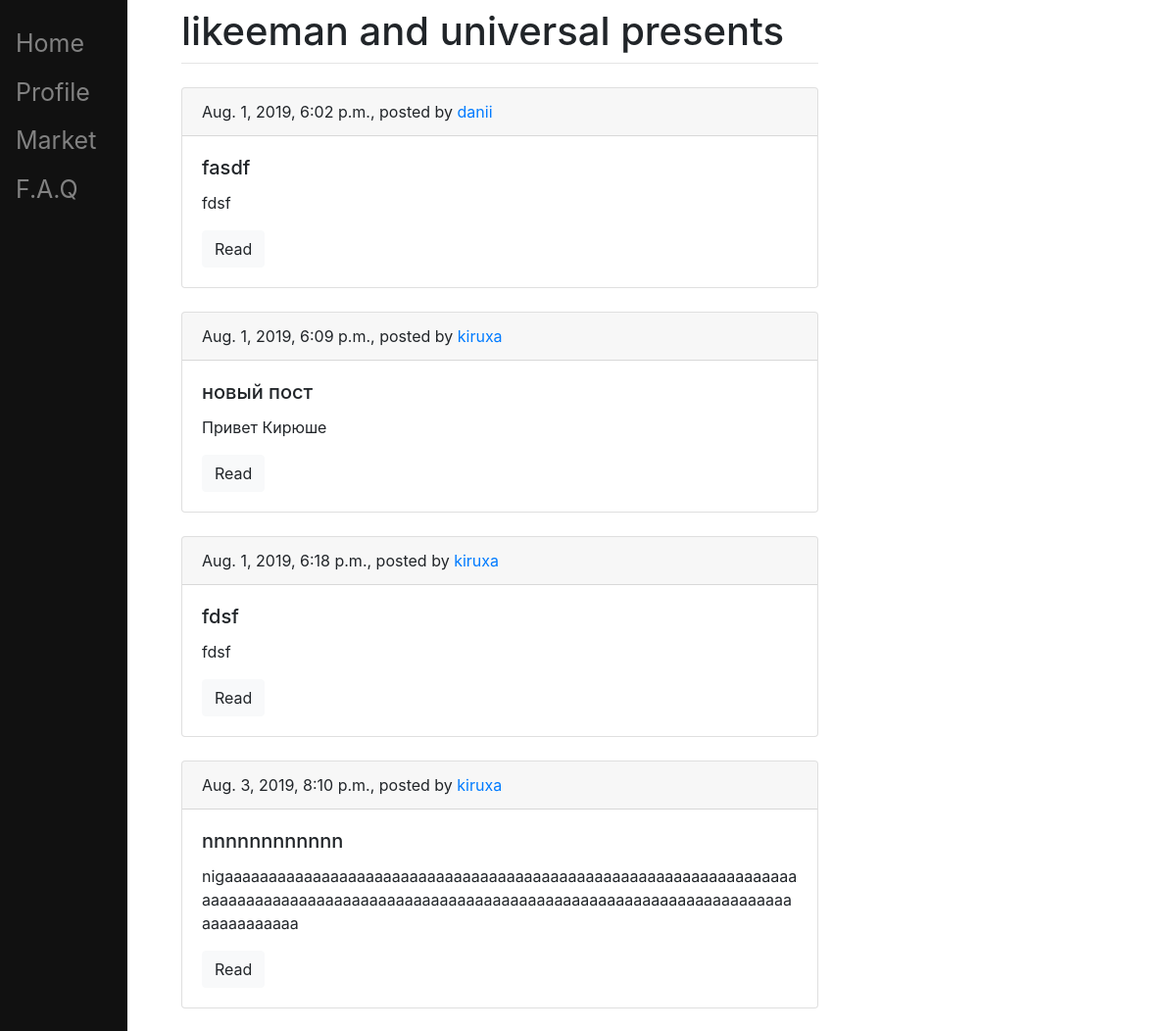
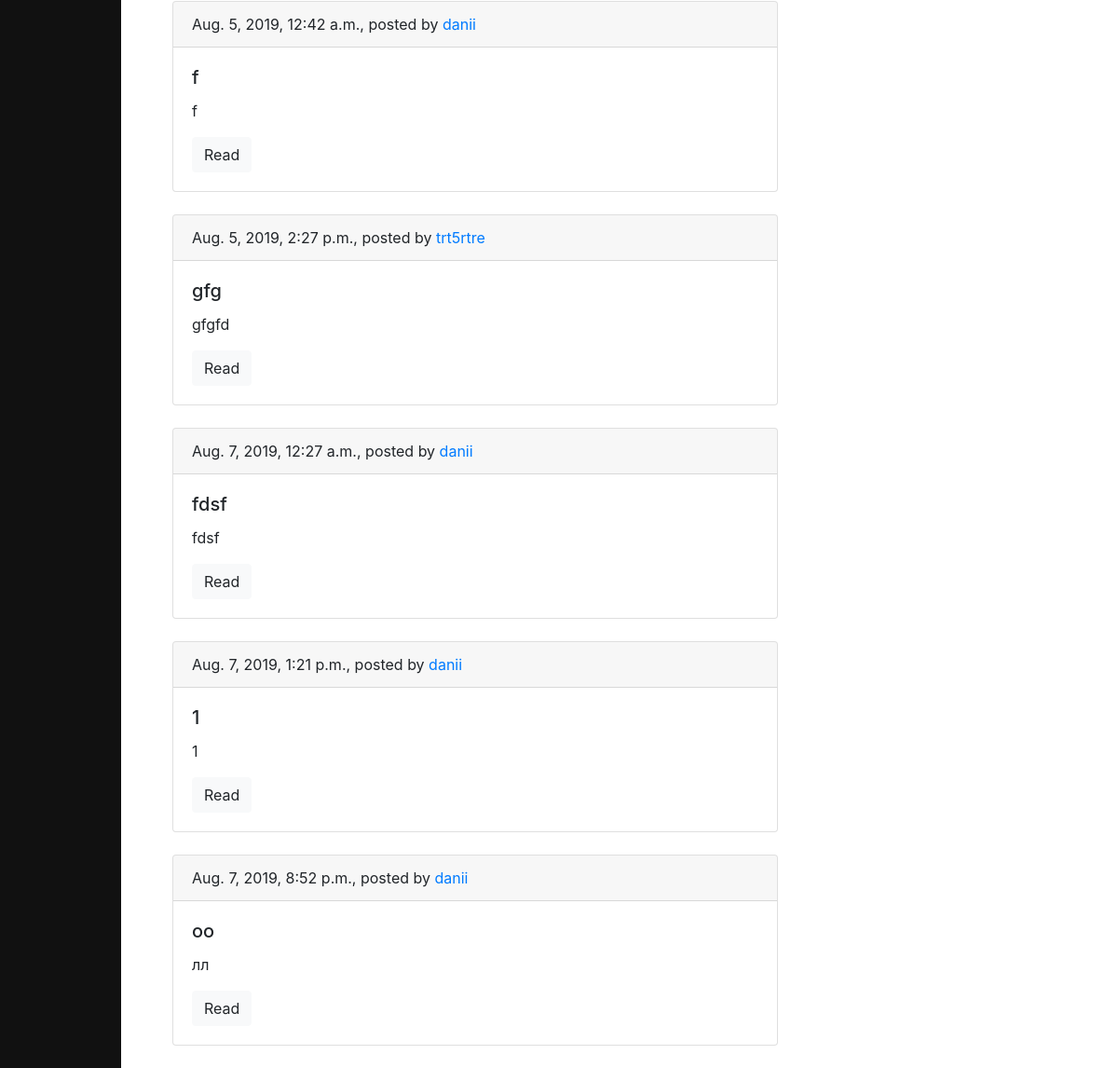
Before: / (signed in) with the older database file (2 pictures, top to bottom).
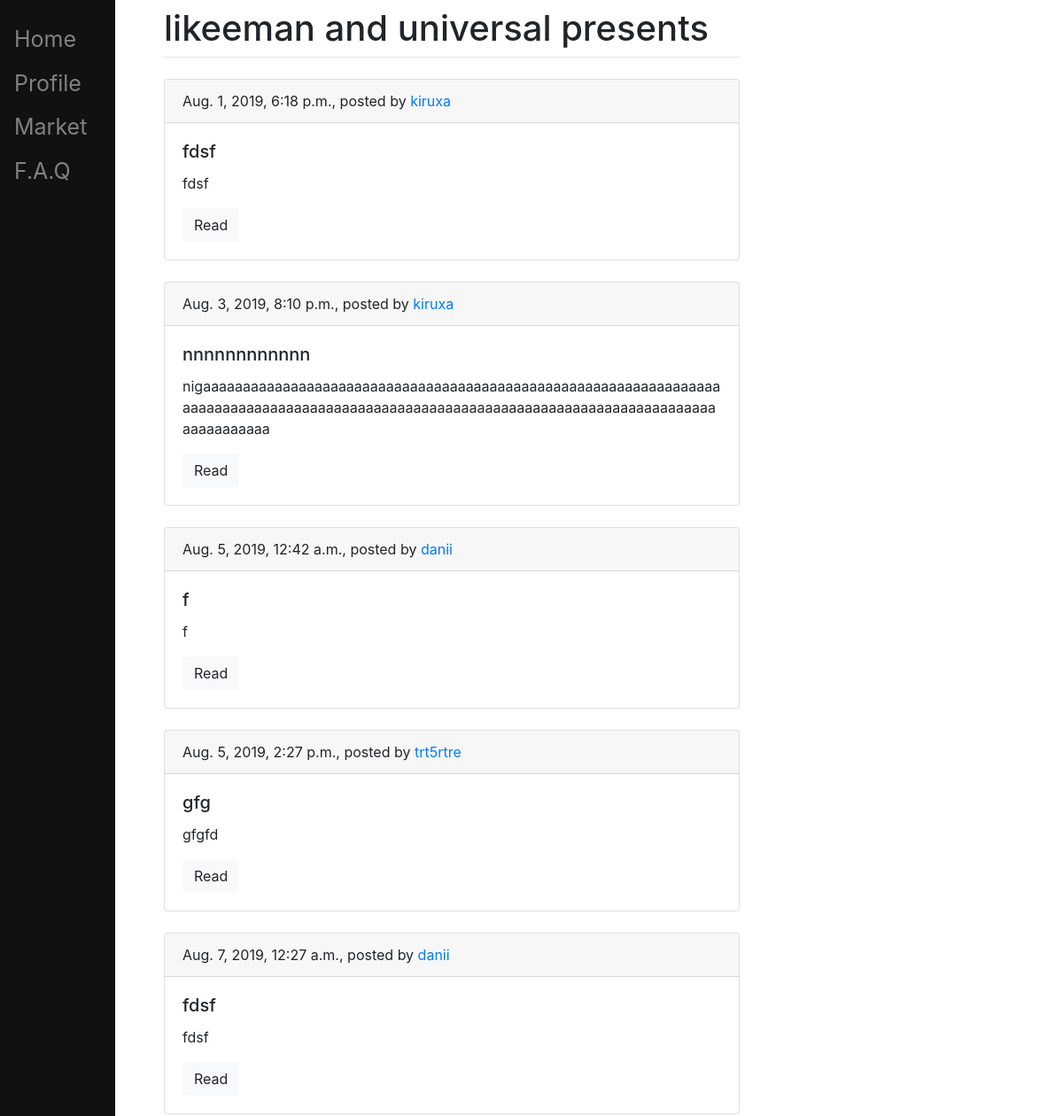
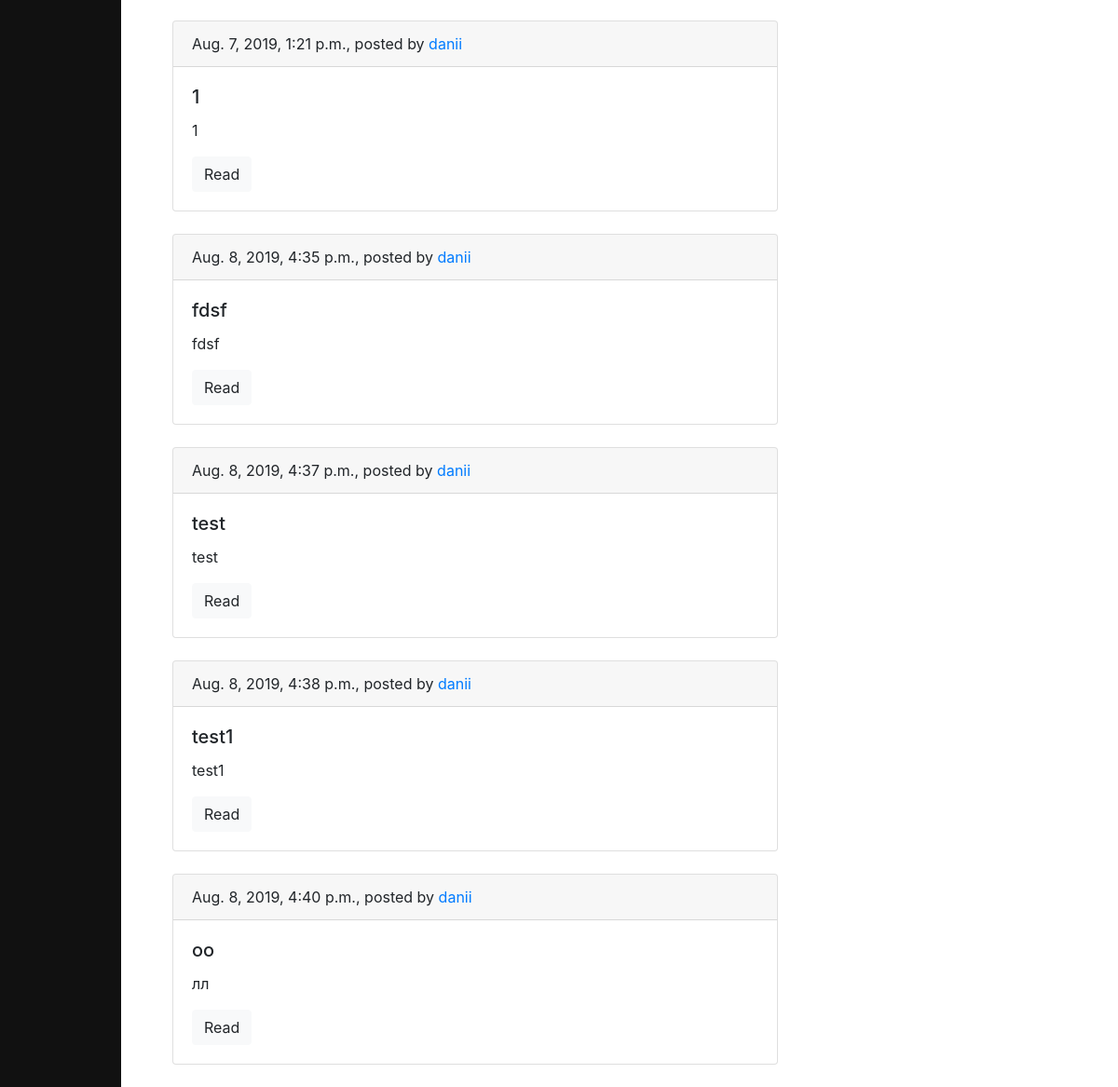
After: the same page with the newer database file (2 pictures, top to bottom).
### blog/models.py (models this page shows, shortened)
class Post(models.Model):
    author = models.ForeignKey(settings.AUTH_USER_MODEL, on_delete=models.CASCADE)
    title = models.CharField(max_length=200)
    text = models.TextField()
    created_date = models.DateTimeField(default=timezone.now)
    published_date = models.DateTimeField(blank=True, null=True)

### blog/views.py (the view)
# urls.py: path('', views.post_list, name='post_list'),
def post_list(request):
    posts = Post.objects.filter(published_date__lte=timezone.now()).order_by('published_date')
    return render(request, 'blog/post_list.html', {'posts': posts})

### blog/templates/blog/post_list.html (shortened to what this page needs)
{% extends 'blog/base.html' %}
{% block content %}
    {% for post in posts %}
        <div class="card mb-4">
            <div class="card-header">
                {{ post.published_date }}, posted by <a href="#">{{post.author}}</a>
            </div>
        <div class="card-body">
            <h5 class="card-title">{{ post.title }}</h5>
        <p class="card-text">{{ post.text|truncatewords:15 }}</p>
        <a href="{% url 'post_detail' pk=post.pk %}" class="btn btn-light">Read</a>
      </div>
    </div>
    {% endfor %}
{% endblock %}

### blog/templates/blog/base.html (shortened to what this page needs)
<!doctype html>
<html>
<head>
	<link rel="stylesheet" href="https://maxcdn.bootstrapcdn.com/bootstrap/4.0.0/css/bootstrap.min.css">
</head>
<body>
	<div class="sidenav">
		<a href="/">Home</a>
		<a href="/profile">Profile</a>
		<a href="#">Market</a>
		<a href="#">F.A.Q</a>
	</div>
    <div id="content", name="content", class="main">
		<div class="'row justify-content-center">
			<div class="col-8">
				<h1 class="mt-2">likeeman and universal presents</h1>
				<hr class="mt-0 mb-4">
				{% if user.is_authenticated %}
					{% block content %}
					{% endblock %}
				{% else %}
					<p>Login <a href="/login">here</a></p>
					<P>Sign up <a href="/register">is here</a></P>
				{% endif %}
			</div>
		</div>
    </div>
</body>
</html>

### blog/templates/blog/base.html (style rules this page uses)
.sidenav { height:100%; width:130px; position: fixed; z-index:1; top:0; left:0; background-color:#111; overflow-x: :hidden; padding-top:20px; }
.sidenav a { padding:6px 8px 6px 16px; text-decoration: none; font-size:25px; color: #818181; display:block; }
.main { margin-left:160px; padding: 0px 10px; }

Changed rows visible on the page:
changed Post: published_date "Aug. 1, 2019, 6:09 p.m." → "Aug. 8, 2019, 4:35 p.m."; author "kiruxa" → "danii"; title "новый пост" → "fdsf"; text "Привет Кирюше" → "fdsf"; moves down the list
changed Post: published_date "Aug. 1, 2019, 6:02 p.m." → "Aug. 8, 2019, 4:37 p.m."; title "fasdf" → "test"; text "fdsf" → "test"; moves down the list
added Post: published_date "Aug. 8, 2019, 4:38 p.m.", author "danii", title "test1", text "test1"
changed Post "оо": published_date "Aug. 7, 2019, 8:52 p.m." → "Aug. 8, 2019, 4:40 p.m."
